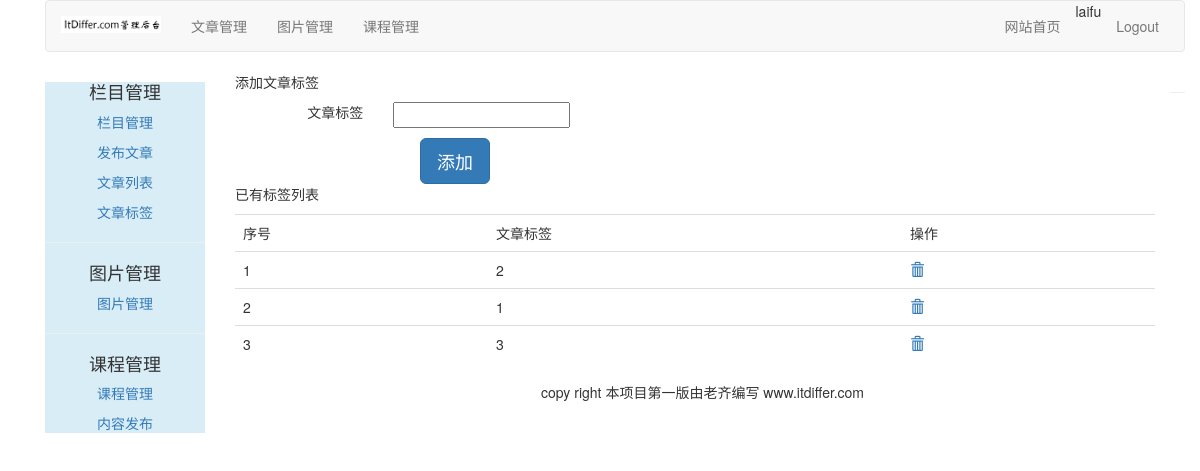
/article/article-tag/ (signed in), run on the app's committed database.
### article/models.py (models this page shows, shortened)
class ArticleTag(models.Model):
    author = models.ForeignKey(User, on_delete=models.CASCADE, related_name="tag")
    tag = models.CharField(max_length=500)

### article/views.py (the view, shortened to what this page needs)
# urls.py: path('article-tag/', views.article_tag, name="article_tag"),
@login_required(login_url='/account/login')
@csrf_exempt
def article_tag(request):
    if request.method == "GET":
        article_tags = ArticleTag.objects.filter(author=request.user)
        article_tag_form = ArticleTagForm()
        return render(request, "article/tag/tag_list.html",
                      {"article_tags": article_tags, "article_tag_form": article_tag_form})

### article/forms.py
class ArticleTagForm(forms.ModelForm):
    class Meta:
        model = ArticleTag
        fields = ('tag', )

### templates/article/tag/tag_list.html (shortened to what this page needs)
{% extends "article/base.html" %}
{% load static %}
{% block content %}
<div>
    <p>添加文章标签</p>
    <form class="form-horizontal" action="." method="post">{% csrf_token %}
        <div class="row" style="margin-top: 10px;">
            <div class="col-md-2 text-right"><span>文章标签</span></div>
            <div class="col-md-10 text-left">{{article_tag_form.tag}}</div>
        </div>
        <div class="row">
            <input type="button" class="btn btn-primary btn-lg" style="margin-left:200px; margin-top:10px;" value="添加" onclick="add_tag()">
       </div>
    </form>
</div>
<div>
    <p>已有标签列表</p>
    <table class="table table-hover">
        <tr>
            <td>序号</td>
            <td>文章标签</td>
            <td>操作</td>
        </tr>
        {% for article_tag in article_tags %}
        <tr id={{ forloop.counter }}>
            <td>{{ forloop.counter }}</td>
            <td>{{ article_tag.tag }}</a></td>
            <td>
                <a nane="delete" href="javascript:" onclick="del_tag(this, {{ article_tag.id }})">
                    <span class="glyphicon glyphicon-trash"></span>
                </a>
            </td>
        </tr>
        {% empty %}
        <p>You have no article tags. Please add them.</p>
        {% endfor %}
    </table>
</div>
{% endblock %}

### templates/article/header.html
{% load static %}
<div class="container">
    <nav class="navbar navbar-default" role="navigation">
        <div class="navbar-header">
            <a class="navbar-brand" href="http://www.itdiffer.com">
                <img width="100px" src="{% static 'images/backlogo.png' %}">
            </a>
        </div>
        <div>
            <ul class="nav navbar-nav" role="tablist">
                <li><a href="{% url 'article:article_column' %}">文章管理</a></li>
                <li><a href="{% url 'image:list_images' %}">图片管理</a></li>
                <li><a href="{% url 'course:manage_course' %}">课程管理</a></li>
            </ul>
            <ul class="nav navbar-nav navbar-right" style="margin-right:10px">
                <li><a href="{% url 'blog:blog_title' %}">网站首页</a></li>
                <li><span>{{ user.username }}</li>
                <li><a href="{% url 'account:user_logout' %}">Logout</a></li>
            </ul>
        </div>
    </nav>
</div>

### data on the page
ArticleTag: tag "2"
ArticleTag: tag "1"
ArticleTag: tag "3"

### other printed values
{{ user.username }} "laifu"
